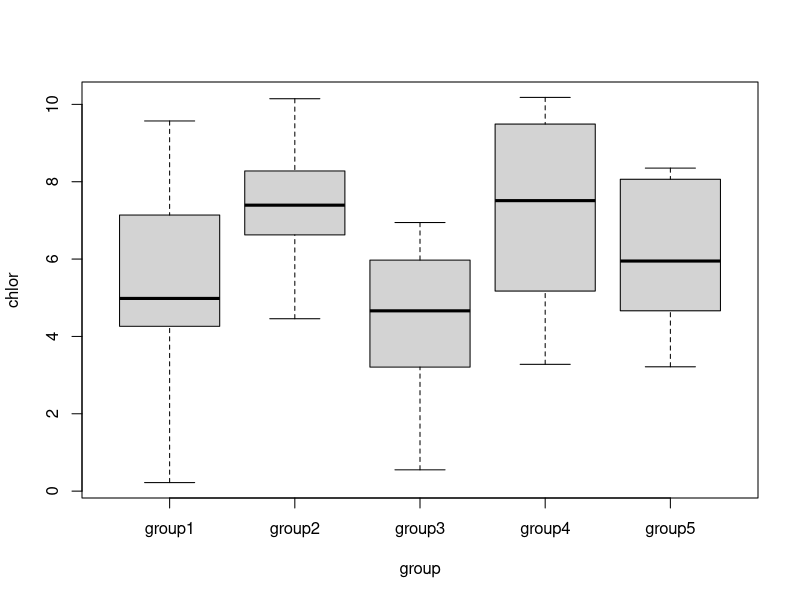
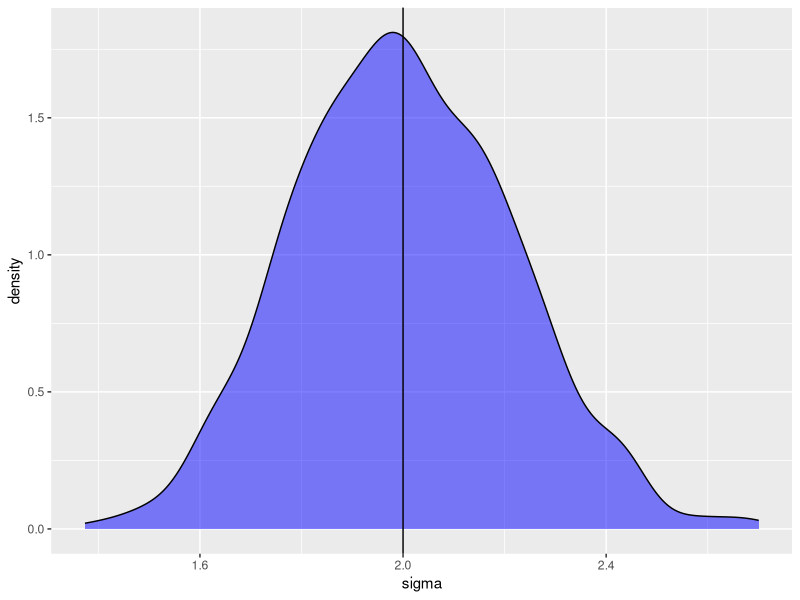
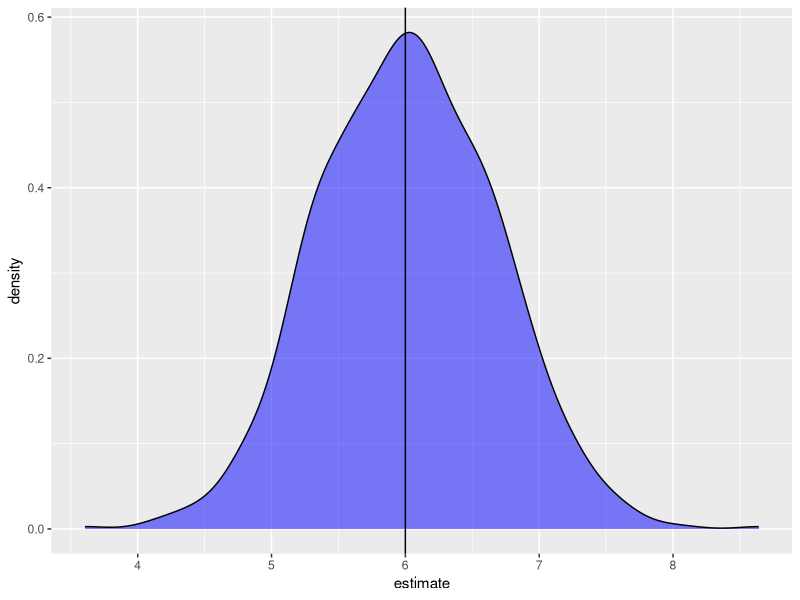
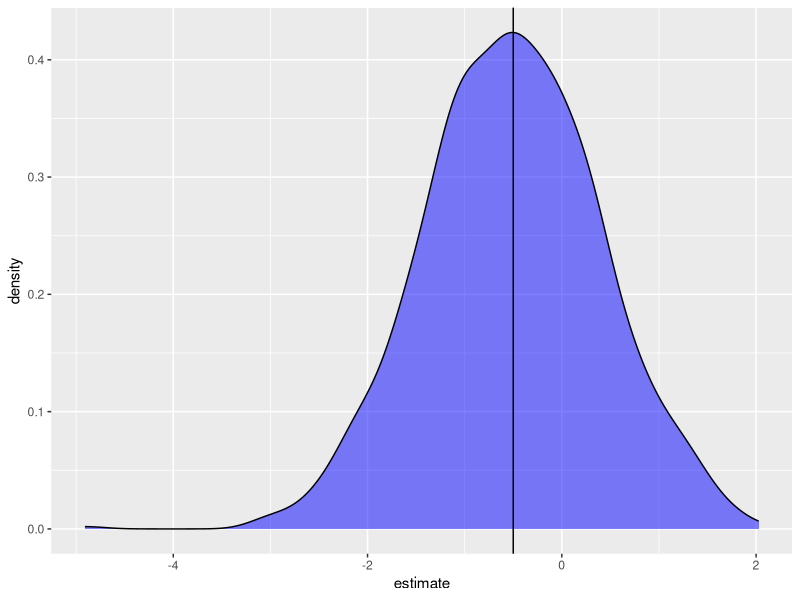
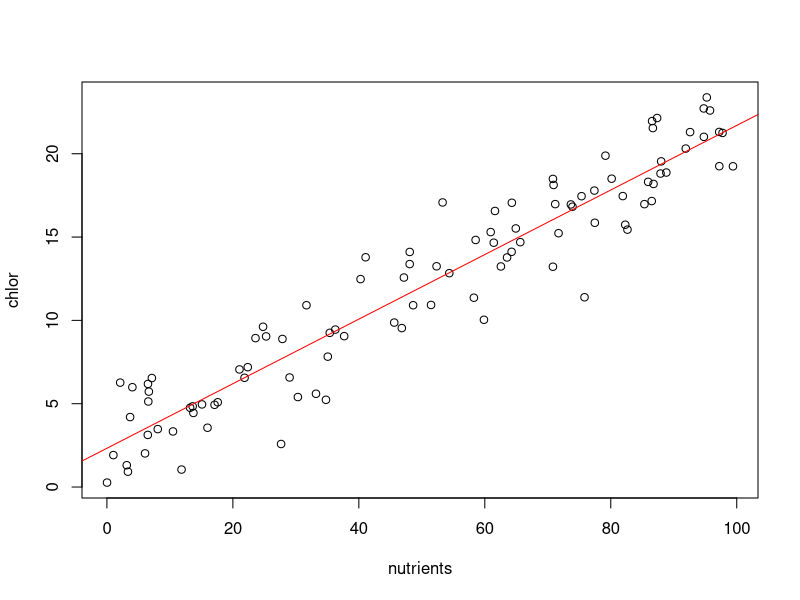
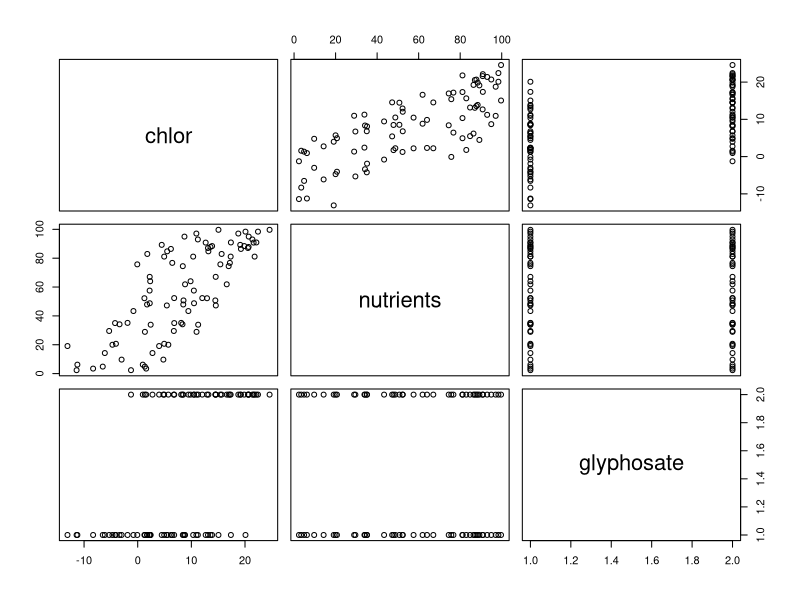

R code for these plots, in order:
# Simple linear model with one explanatory variable

set.seed(20) # Always set seed for reproducibility
ngroup <- 5 # The number of groups (in this case, unlevelled factors)
nrep <- 10 # Number of replicates

b0 <- 6 # Intercept - the level of group1
b1 <- 1.5 # Difference between group1 and group2
b2 <- -0.5 # etc
b3 <- 1
b4 <- 0.3
sd <- 2 # Overall SD

group <- rep( c("group1", "group2", "group3", "group4", "group5"), each = nrep) # A vector of group names 
# repeated for each replicate 
eps <- rnorm(ngroup*nrep, mean = 0, sd = sd) # Error term
chlor <- b0 + b1*(group == "group2") + b2*(group == "group3") + b3*(group == "group4") + 
  b4*(group == "group5") + eps # Distribution of the data

chlorophyll <- data.frame(chlor, group) # Shows the results as a dataframe
str(chlorophyll)

m1 <- lm(chlor ~ group, data = chlorophyll) # Test the effect of group on chlorophyll
summary(m1) # Are the parameters well recovered? Not perfect, but not terrible

with(chlorophyll, boxplot(chlor~group)) # Visual aid as a boxplot

chlorgroupaov <- aov(chlor ~ group, data = chlorophyll) # For comparison purposes, run as analysis of variance so Tukey works
TukeyHSD(chlorgroupaov) # Post-hoc difference among the groups

#### How well does the model perform over the long term?
# Packages 
library(broom)
library(dplyr)
library(ggplot2)
library(purrr)
# Create a function to run the model repeatedly

fivegroupfactorfun <- function(nrep = 10, b0 = 6, b1 = -1.5, b2 = -0.5, b3 = 1, b4 = 0.3, sigma = 2){
  ngroup = 5
  group = rep(c("group1", "group2", "group3", "group4", "group5"), each = nrep)
  eps = rnorm(ngroup*nrep, 0, sigma)
  chlor = b0 + b1*(group=="group2") + b2*(group == "group3") + b3*(group == "group4") + 
    b4*(group == "group5") + eps
  chlormod = lm(chlor ~ group)
  chlormod
}

set.seed(20)
simulations <- replicate(1e3, fivegroupfactorfun(), simplify = F)

# How often do we recover the SD?

simulations %>% # The simulations
  map_dbl(~summary(.x)$sigma) %>% 
  data.frame(sigma=.) %>% 
  ggplot( aes(sigma) ) +
  geom_density(fill = "blue", alpha = .5) + 
  geom_vline( xintercept = 2)

simulations %>%
  map_dbl(~summary(.x)$sigma) %>%
  {. < 2} %>%
  mean() # Tell us how often the SD is underestimated

# And the intercept parameter

simulations %>% # The simulations
  map_df(tidy) %>% # Turns each sim object into a tibble
  filter(term == "(Intercept)") %>% # Filtering for Intercept 
  ggplot( aes(estimate) ) +
  geom_density(fill = "blue", alpha = .5) + # Density plot for the estimates for group 2
  geom_vline( xintercept = 6)

# And one of the other groups

simulations %>% # The simulations
  map_df(tidy) %>% # Turns each sim object into a tibble
  filter(term == "groupgroup3") %>% # Filtering for group2 
  ggplot( aes(estimate) ) +
  geom_density(fill = "blue", alpha = .5) + # Density plot for the estimates for group 2
  geom_vline( xintercept = -0.5)

#### Now simulating with a continuous, rather than categoric, predictor
set.seed(20) 
sd <- 2 # Overall standard deviation
eps <- rnorm(100, 0, sd) # Error term
nutrients <- runif(100, 0, 100) # Variation of the predictor nutrients
b0 <- 2 # Chlorophyll when nutrients are zero
b1 <- 0.2 # How much each unit of nutrients increases chlorophyll by, the slope

chlor <- b0 + b1*nutrients + eps # Generating chlorophyll values
chlorophyll <- data.frame(chlor, nutrients) # Dataframe of prediction and predictor

m2 <- lm(chlor~nutrients, data = chlorophyll) # Model these data
summary(m2) # Model outputs for the intercept and nutrients are very good

plot(chlor ~ nutrients, data = chlorophyll) # Plot the raw data
abline(m2$coef[1], m2$coef[2], col = "red") # Plot the model line


                ################################################################################
                ####        Model with both a continuous and a categorical predictor        ####
                ################################################################################


set.seed(20)

sd <- 2

nstress <- 2
nrep <- 45

eps <- rnorm(nrep, 0, sd)
glyphosate <- rep( c("NoGlyphosate", "Glyphosate"), each = nrep)
nutrients <- runif(nrep, 0, 100)

b0 <- 2
b1 <- 0.2
b2 <- rnorm(nrep, -10, 2) # Could set as distribution?

chlor <- b0 + b1*nutrients + b2*(glyphosate == "Glyphosate") + eps 

chlorophyll <- data.frame(chlor, nutrients, glyphosate) # Dataframe of prediction and predictor
m3 <- lm(chlor ~ nutrients + glyphosate, data = chlorophyll)
summary(m3)

plot(chlorophyll)

       